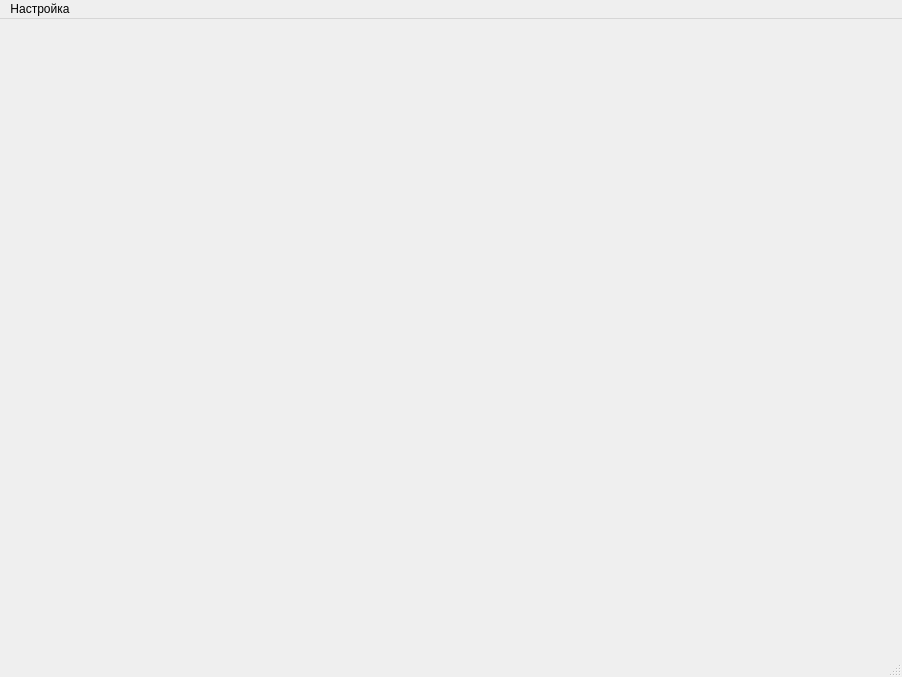
<?xml version="1.0" encoding="UTF-8"?>
<ui version="4.0">
 <class>MainWindow</class>
 <widget class="QMainWindow" name="MainWindow">
  <property name="geometry">
   <rect>
    <x>0</x>
    <y>0</y>
    <width>902</width>
    <height>677</height>
   </rect>
  </property>
  <property name="windowTitle">
   <string>MainWindow</string>
  </property>
  <property name="documentMode">
   <bool>false</bool>
  </property>
  <widget class="QWidget" name="centralwidget"/>
  <widget class="QMenuBar" name="menubar">
   <property name="geometry">
    <rect>
     <x>0</x>
     <y>0</y>
     <width>902</width>
     <height>23</height>
    </rect>
   </property>
   <widget class="QMenu" name="menu">
    <property name="title">
     <string>Настройка</string>
    </property>
    <addaction name="actionDataBase"/>
   </widget>
   <addaction name="menu"/>
  </widget>
  <widget class="QStatusBar" name="statusbar"/>
  <action name="actionDataBase">
   <property name="icon">
    <iconset resource="resource.qrc">
     <normaloff>:/Images/databaseserver.png</normaloff>:/Images/databaseserver.png</iconset>
   </property>
   <property name="text">
    <string>База данных</string>
   </property>
  </action>
 </widget>
 <resources>
  <include location="resource.qrc"/>
 </resources>
 <connections/>
</ui>
